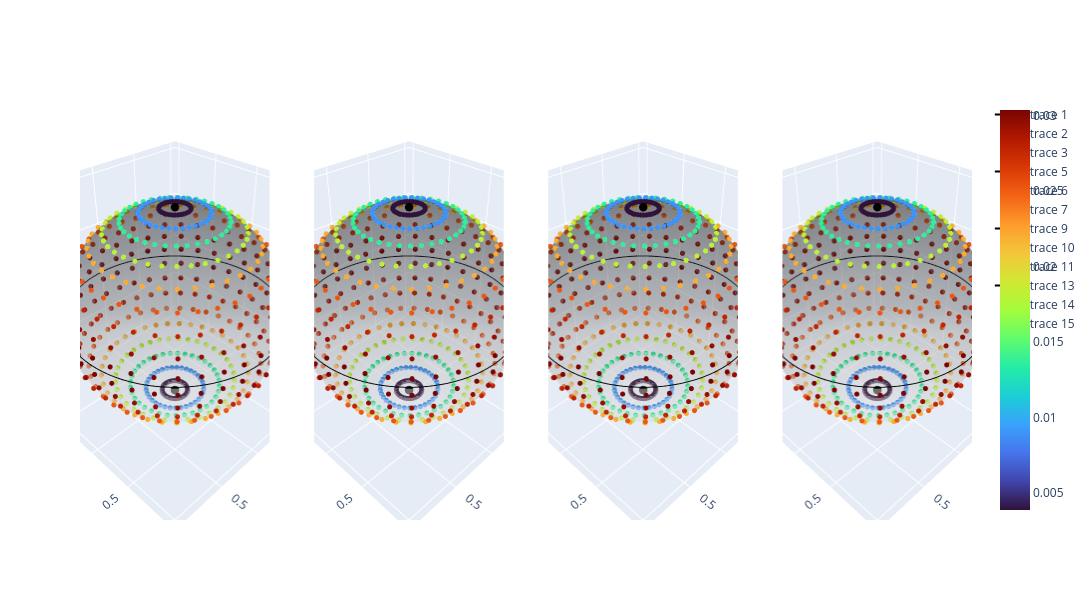

Notebook code for this chart:
### Code cell
import numpy as np
import plotly.graph_objects as go
from plotly.subplots import make_subplots
from SpaceBalls.sph_meshing import RegularLatLonGrid
from config.constants import earth_radius

RE = earth_radius()

# Create 1x4 subplot grid
fig = make_subplots(
    rows=1, cols=4,
    specs=[[{'type': 'scatter3d'}, {'type': 'scatter3d'}, 
            {'type': 'scatter3d'}, {'type': 'scatter3d'}]],
    horizontal_spacing=0.05
)

# Sphere coordinates
u = np.linspace(0, 2 * np.pi, 100)
v = np.linspace(0, np.pi, 100)
f = 0.99
x_sphere = np.outer(np.cos(u), np.sin(v)) * f
y_sphere = np.outer(np.sin(u), np.sin(v)) * f
z_sphere = np.outer(np.ones(np.size(u)), np.cos(v)) * f

# Equator and poles
eq_theta = np.linspace(0, 2 * np.pi, 100)
eq_x = np.cos(eq_theta)
eq_y = np.sin(eq_theta)
eq_z = np.zeros_like(eq_theta)

# Add same content to each subplot
for col in range(1, 5):
    # Sphere surface
    fig.add_trace(
        go.Surface(x=x_sphere, y=y_sphere, z=z_sphere,
                   opacity=0.3, colorscale='Greys', showscale=False),
        row=1, col=col
    )
    
    # Equator
    fig.add_trace(
        go.Scatter3d(x=eq_x, y=eq_y, z=eq_z,
                     mode='lines', line=dict(color='black', width=2)),
        row=1, col=col
    )
    
    # Poles
    fig.add_trace(
        go.Scatter3d(x=[0, 0], y=[0, 0], z=[1, -1],
                     mode='markers', marker=dict(color='black', size=5)),
        row=1, col=col
    )
    
    # Grid points
    grid = RegularLatLonGrid(alt_km=-RE+1, lmax=17, quad_type='GLQ')
    fig.add_trace(
        go.Scatter3d(
            x=grid.stacked_grid_u[:, 0],
            y=grid.stacked_grid_u[:, 1],
            z=grid.stacked_grid_u[:, 2],
            mode='markers',
            marker=dict(
                size=3,
                color=grid.integration_weights,
                colorscale='Turbo',
                showscale=(col==4)  # Only show colorbar on last subplot
            )
        ),
        row=1, col=col
    )

fig.update_layout(height=600, width=2400)
fig.show()
